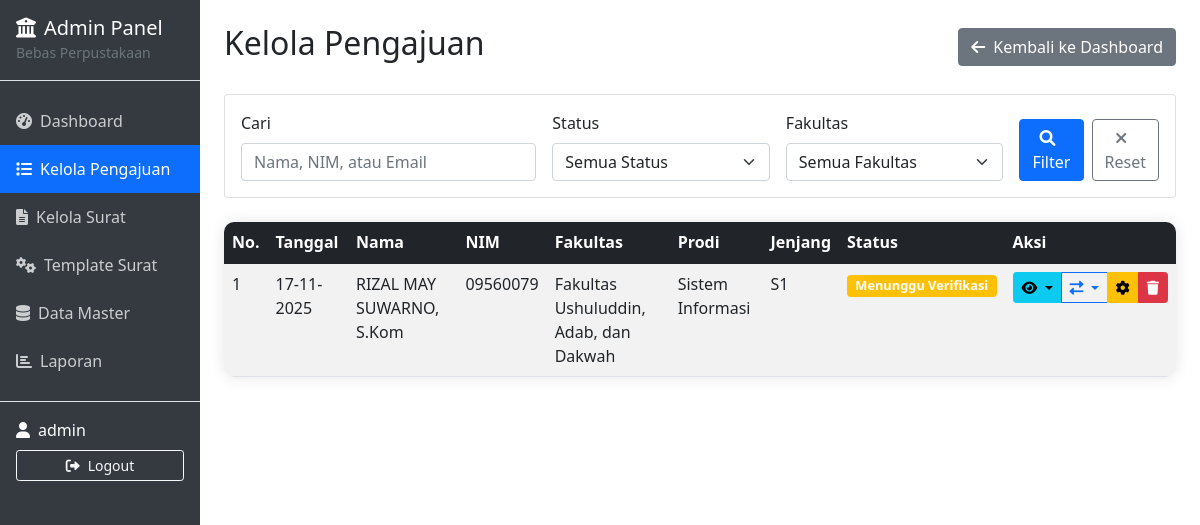
The page /admin/pengajuan.php (signed in) on the database its author committed.
### tables this page shows
CREATE TABLE `tb_pengajuan` (
  `id` int(11) NOT NULL,
  `nama` varchar(100) NOT NULL,
  `nim` varchar(20) NOT NULL,
  `id_fakultas` int(11) NOT NULL,
  `id_prodi` int(11) NOT NULL,
  `jenjang` enum('S1','S2','S3') NOT NULL,
  `whatsapp` varchar(20) NOT NULL,
  `email` varchar(100) NOT NULL,
  `buku1_judul` varchar(255) DEFAULT NULL,
  `buku1_penulis` varchar(100) DEFAULT NULL,
  `buku1_penerbit` varchar(100) DEFAULT NULL,
  `buku1_tahun` year(4) DEFAULT NULL,
  `buku1_isbn` varchar(20) DEFAULT NULL,
  `buku1_jumlah` int(11) DEFAULT 1,
  `buku2_judul` varchar(255) DEFAULT NULL,
  `buku2_penulis` varchar(100) DEFAULT NULL,
  `buku2_penerbit` varchar(100) DEFAULT NULL,
  `buku2_tahun` year(4) DEFAULT NULL,
  `buku2_isbn` varchar(20) DEFAULT NULL,
  `buku2_jumlah` int(11) DEFAULT 1,
  `buku3_judul` varchar(255) DEFAULT NULL,
  `buku3_penulis` varchar(100) DEFAULT NULL,
  `buku3_penerbit` varchar(100) DEFAULT NULL,
  `buku3_tahun` year(4) DEFAULT NULL,
  `buku3_isbn` varchar(20) DEFAULT NULL,
  `buku3_jumlah` int(11) DEFAULT 1,
  `status` enum('Menunggu Verifikasi','Disetujui','Ditolak','Selesai') DEFAULT 'Menunggu Verifikasi',
  `tanggal_pengajuan` timestamp NOT NULL DEFAULT current_timestamp(),
  `alasan_tolak` text DEFAULT NULL
);

CREATE TABLE `tb_fakultas` (
  `id` int(11) NOT NULL,
  `nama_fakultas` varchar(100) NOT NULL,
  `created_at` timestamp NOT NULL DEFAULT current_timestamp()
);

CREATE TABLE `tb_prodi` (
  `id` int(11) NOT NULL,
  `nama_prodi` varchar(100) NOT NULL,
  `id_fakultas` int(11) NOT NULL,
  `created_at` timestamp NOT NULL DEFAULT current_timestamp()
);

### admin/pengajuan.php (the view, shortened to what this page needs)
<?php
$search = isset($_GET['search']) ? cleanInput($_GET['search']) : '';
$limit = 10;
$page = isset($_GET['page']) ? (int)$_GET['page'] : 1;
$page = max(1, $page);
$offset = ($page - 1) * $limit;
$pdo = connectDB();
$whereClause = "WHERE 1=1";
$params = [];
$query = "SELECT p.*, f.nama_fakultas, pr.nama_prodi FROM tb_pengajuan p
          LEFT JOIN tb_fakultas f ON p.id_fakultas = f.id
          LEFT JOIN tb_prodi pr ON p.id_prodi = pr.id $whereClause
          ORDER BY p.tanggal_pengajuan DESC LIMIT $limit OFFSET $offset";
$stmt = $pdo->prepare($query);
$stmt->execute($params);
$pengajuan = $stmt->fetchAll();
?>
<!DOCTYPE html>
<html lang="id">
<head>
    <link href="https://cdn.jsdelivr.net/npm/bootstrap@5.1.3/dist/css/bootstrap.min.css" rel="stylesheet">
    <link rel="stylesheet" href="https://cdnjs.cloudflare.com/ajax/libs/font-awesome/6.0.0/css/all.min.css">
    <link rel="stylesheet" href="https://cdn.jsdelivr.net/npm/sweetalert2@11.7.3/dist/sweetalert2.min.css">
</head>
<body>
    <div class="container-fluid">
        <div class="row">
            <div class="col-md-3 col-lg-2 px-0 sidebar">
                <div class="d-flex flex-column">
                    <div class="p-3 border-bottom">
                        <h5 class="mb-0"><i class="fas fa-university me-2"></i>Admin Panel</h5>
                        <small class="text-muted">Bebas Perpustakaan</small>
                    </div>
                    <nav class="nav flex-column py-3">
                        <a class="nav-link" href="dashboard.php"><i class="fas fa-tachometer-alt me-2"></i>Dashboard</a>
                        <a class="nav-link active" href="pengajuan.php"><i class="fas fa-list me-2"></i>Kelola Pengajuan</a>
                        <a class="nav-link" href="surat.php"><i class="fas fa-file-alt me-2"></i>Kelola Surat</a>
                        <a class="nav-link" href="template.php"><i class="fas fa-cogs me-2"></i>Template Surat</a>
                        <a class="nav-link" href="master_data.php"><i class="fas fa-database me-2"></i>Data Master</a>
                        <a class="nav-link" href="laporan.php"><i class="fas fa-chart-bar me-2"></i>Laporan</a>
                    </nav>
                    <div class="mt-auto p-3 border-top">
                        <div class="d-flex align-items-center mb-2">
                            <i class="fas fa-user me-2"></i>
                            <span><?php echo $_SESSION['admin_username']; ?></span>
                        </div>
                        <a href="logout.php" class="btn btn-outline-light btn-sm w-100">
                            <i class="fas fa-sign-out-alt me-2"></i>Logout
                        </a>
                    </div>
                </div>
            </div>
            <div class="col-md-9 col-lg-10 px-0">
                <div class="p-4">
                    <div class="d-flex justify-content-between align-items-center mb-4">
                        <h2>Kelola Pengajuan</h2>
                        <a href="dashboard.php" class="btn btn-secondary">
                            <i class="fas fa-arrow-left me-2"></i>Kembali ke Dashboard
                        </a>
                    </div>
                    <div class="card mb-4">
                        <div class="card-body">
                            <form method="GET" class="row g-3">
                                <div class="col-md-4">
                                    <label class="form-label">Cari</label>
                                    <input type="text" class="form-control" name="search" value="<?php echo htmlspecialchars($search); ?>" placeholder="Nama, NIM, atau Email">
                                </div>
                                <div class="col-md-3">
                                    <label class="form-label">Status</label>
                                    <select class="form-select" name="status">
                                        <option value="">Semua Status</option>
                                    </select>
                                </div>
                                <div class="col-md-3">
                                    <label class="form-label">Fakultas</label>
                                    <select class="form-select" name="fakultas">
                                        <option value="">Semua Fakultas</option>
                                    </select>
                                </div>
                                <div class="col-md-2 d-flex align-items-end">
                                    <button type="submit" class="btn btn-primary me-2">
                                        <i class="fas fa-search me-2"></i>Filter
                                    </button>
                                    <a href="pengajuan.php" class="btn btn-outline-secondary">
                                        <i class="fas fa-times me-2"></i>Reset
                                    </a>
                                </div>
                            </form>
                        </div>
                    </div>
                    <div class="table-responsive">
                        <table class="table table-striped table-hover mb-0">
                            <thead class="table-dark">
                                <tr>
                                    <th>No.</th>
                                    <th>Tanggal</th>
                                    <th>Nama</th>
                                    <th>NIM</th>
                                    <th>Fakultas</th>
                                    <th>Prodi</th>
                                    <th>Jenjang</th>
                                    <th>Status</th>
                                    <th>Aksi</th>
                                </tr>
                            </thead>
                            <tbody>
                                <?php if (empty($pengajuan)): ?>
                                    <tr>
                                        <td colspan="9" class="text-center py-4">
                                            <i class="fas fa-inbox fa-2x text-muted mb-2"></i>
                                            <p class="text-muted">Tidak ada data pengajuan</p>
                                        </td>
                                    </tr>
                                <?php else: ?>
                                    <?php $no = $offset + 1; ?>
                                    <?php foreach ($pengajuan as $p): ?>
                                        <tr>
                                            <td><?php echo $no++; ?></td>
                                            <td><?php echo date('d-m-Y', strtotime($p['tanggal_pengajuan'])); ?></td>
                                            <td><?php echo htmlspecialchars($p['nama']); ?></td>
                                            <td><?php echo htmlspecialchars($p['nim']); ?></td>
                                            <td><?php echo htmlspecialchars($p['nama_fakultas']); ?></td>
                                            <td><?php echo htmlspecialchars($p['nama_prodi']); ?></td>
                                            <td><?php echo $p['jenjang']; ?></td>
                                            <td>
                                                <span class="badge status-badge bg-<?php
                                                    echo $p['status'] === 'Menunggu Verifikasi' ? 'warning' :
                                                         ($p['status'] === 'Disetujui' ? 'success' :
                                                          ($p['status'] === 'Ditolak' ? 'danger' : 'secondary'));
                                                ?>">
                                                    <?php echo $p['status']; ?>
                                                </span>
                                            </td>
                                            <td>
                                                <div class="btn-group" role="group">
                                                    <div class="btn-group" role="group">
                                                        <button type="button" class="btn btn-sm btn-info dropdown-toggle" data-bs-toggle="dropdown" aria-expanded="false">
                                                            <i class="fas fa-eye"></i>
                                                        </button>
                                                    </div>
                                                    <div class="btn-group" role="group">
                                                        <button type="button" class="btn btn-sm btn-outline-primary dropdown-toggle" data-bs-toggle="dropdown" aria-expanded="false">
                                                            <i class="fas fa-exchange-alt"></i>
                                                        </button>
                                                    </div>
                                                    <?php if ($p['status'] === 'Menunggu Verifikasi'): ?>
                                                    <button class="btn btn-sm btn-warning" onclick="prosesPengajuan(<?php echo $p['id']; ?>)">
                                                        <i class="fas fa-cog"></i>
                                                    </button>
                                                    <?php elseif ($p['status'] === 'Disetujui'): ?>
                                                    <a href="surat.php?action=buat&id=<?php echo $p['id']; ?>" class="btn btn-sm btn-success">
                                                        <i class="fas fa-file-alt"></i>
                                                    </a>
                                                    <?php endif; ?>
                                                    <button class="btn btn-sm btn-danger" onclick="deletePengajuan(<?php echo $p['id']; ?>, '<?php echo htmlspecialchars($p['nama']); ?>')">
                                                        <i class="fas fa-trash"></i>
                                                    </button>
                                                </div>
                                            </td>
                                        </tr>
                                    <?php endforeach; ?>
                                <?php endif; ?>
                            </tbody>
                        </table>
                    </div>
                </div>
            </div>
        </div>
    </div>
</body>
</html>

### admin/pengajuan.php (style rules this page uses)
.sidebar { min-height: 100vh; background: #343a40; color: white; }
.sidebar .nav-link { color: rgba(255,255,255,.75); padding: 0.75rem 1rem; }
.sidebar .nav-link.active { color: white; background: #0d6efd; }
.table-responsive { border-radius: 10px; overflow: hidden; box-shadow: 0 0 15px rgba(0,0,0,0.1); }
.status-badge { font-size: 0.8rem; }

### rows shown on the page
tb_pengajuan: tanggal_pengajuan "17-11-2025", nama "RIZAL MAY SUWARNO, S.Kom", nim "09560079", id_fakultas.nama_fakultas "Fakultas Ushuluddin, Adab, dan Dakwah", id_prodi.nama_prodi "Sistem Informasi", jenjang "S1", status "Menunggu Verifikasi"

### other values the page prints
$_SESSION['admin_username'] "admin"
